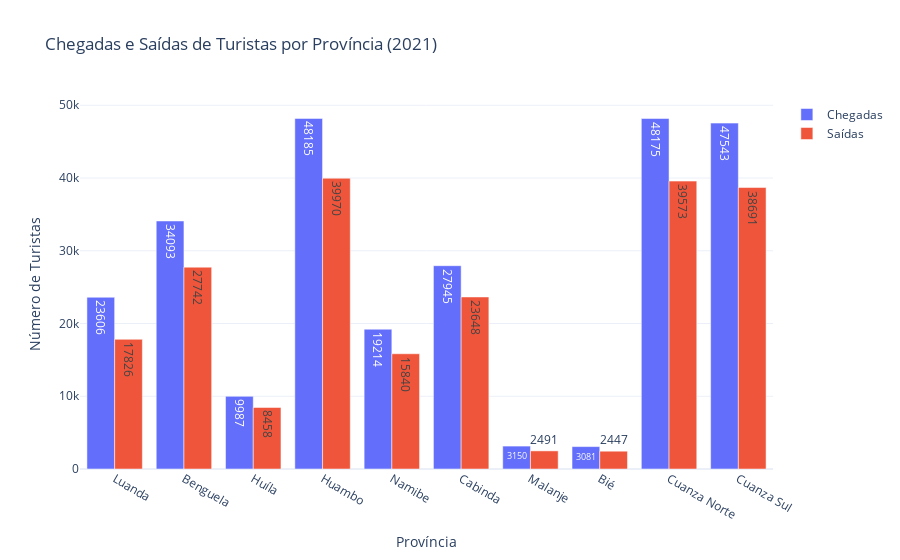

The code cell stored with this chart in its notebook:
### Code cell
import plotly.graph_objects as go
import numpy as np

# Verifica se a coluna 'provincia' existe
if 'provincia' in df_prov.columns:
    provincias = df_prov['provincia'].unique()
    dados_2021 = df_prov[df_prov['ano'] == 2021]

    # Prepara os dados, preenchendo zeros se houver NAs
    chegadas = dados_2021.set_index('provincia').reindex(provincias)['chegadas_turistas'].fillna(0).values
    saidas = dados_2021.set_index('provincia').reindex(provincias)['saidas_turistas'].fillna(0).values

    # Cria gráfico de barras
    fig = go.Figure()

    largura = 0.4  # largura relativa da barra

    fig.add_trace(go.Bar(
        x=provincias,
        y=chegadas,
        name='Chegadas',
        width=largura,
        text=[int(v) for v in chegadas],
        textposition='auto'
    ))

    fig.add_trace(go.Bar(
        x=provincias,
        y=saidas,
        name='Saídas',
        width=largura,
        text=[int(v) for v in saidas],
        textposition='auto'
    ))

    # Layout
    fig.update_layout(
        title='Chegadas e Saídas de Turistas por Província (2021)',
        xaxis_title='Província',
        yaxis_title='Número de Turistas',
        barmode='group',  # barras lado a lado
        template='plotly_white'
    )

    fig.show()

### Figure 1 — Plotly figure (JSON) as saved in the notebook; plotly's stock layout.template omitted (floating-point values rounded to 4 significant figures)
{"data": [{"name": "Chegadas", "text": ["23606", "34093", "9987", "48185", "19214", "27945", "3150", "3081", "48175", "47543"], "textposition": "auto", "type": "bar", "width": 0.4, "x": ["Luanda", "Benguela", "Huíla", "Huambo", "Namibe", "Cabinda", "Malanje", "Bié", "Cuanza Norte", "Cuanza Sul"], "y": [23606, 34093, 9987, 48185, 19214, 27945, 3150, 3081, 48175, 47543]}, {"name": "Saídas", "text": ["17826", "27742", "8458", "39970", "15840", "23648", "2491", "2447", "39573", "38691"], "textposition": "auto", "type": "bar", "width": 0.4, "x": ["Luanda", "Benguela", "Huíla", "Huambo", "Namibe", "Cabinda", "Malanje", "Bié", "Cuanza Norte", "Cuanza Sul"], "y": [17826, 27742, 8458, 39970, 15840, 23648, 2491, 2447, 39573, 38691]}], "layout": {"barmode": "group", "title": {"text": "Chegadas e Saídas de Turistas por Província (2021)"}, "xaxis": {"title": {"text": "Província"}}, "yaxis": {"title": {"text": "Número de Turistas"}}}}
